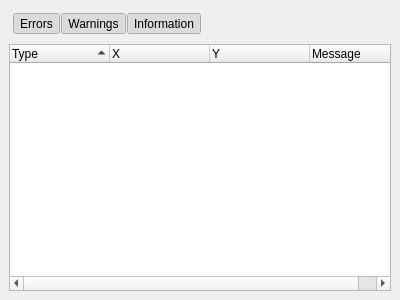
<?xml version="1.0" encoding="UTF-8"?>
<ui version="4.0">
 <class>ErrorList</class>
 <widget class="QDockWidget" name="ErrorList">
  <property name="geometry">
   <rect>
    <x>0</x>
    <y>0</y>
    <width>400</width>
    <height>300</height>
   </rect>
  </property>
  <property name="windowTitle">
   <string>Error List</string>
  </property>
  <widget class="QWidget" name="errorListContents">
   <layout class="QGridLayout" name="gridLayout">
    <item row="0" column="0">
     <widget class="QToolBar" name="toolBar">
      <property name="windowTitle">
       <string>toolBar</string>
      </property>
      <property name="toolButtonStyle">
       <enum>Qt::ToolButtonTextBesideIcon</enum>
      </property>
      <addaction name="actionErrors"/>
      <addaction name="actionWarnings"/>
      <addaction name="actionInformation"/>
     </widget>
    </item>
    <item row="1" column="0">
     <widget class="QTreeWidget" name="list">
      <property name="indentation">
       <number>0</number>
      </property>
      <property name="sortingEnabled">
       <bool>true</bool>
      </property>
      <attribute name="headerMinimumSectionSize">
       <number>10</number>
      </attribute>
      <column>
       <property name="text">
        <string>Type</string>
       </property>
      </column>
      <column>
       <property name="text">
        <string>X</string>
       </property>
      </column>
      <column>
       <property name="text">
        <string>Y</string>
       </property>
      </column>
      <column>
       <property name="text">
        <string>Message</string>
       </property>
      </column>
     </widget>
    </item>
   </layout>
  </widget>
  <action name="actionErrors">
   <property name="checkable">
    <bool>true</bool>
   </property>
   <property name="checked">
    <bool>true</bool>
   </property>
   <property name="text">
    <string>Errors</string>
   </property>
  </action>
  <action name="actionWarnings">
   <property name="checkable">
    <bool>true</bool>
   </property>
   <property name="checked">
    <bool>true</bool>
   </property>
   <property name="text">
    <string>Warnings</string>
   </property>
  </action>
  <action name="actionInformation">
   <property name="checkable">
    <bool>true</bool>
   </property>
   <property name="checked">
    <bool>true</bool>
   </property>
   <property name="text">
    <string>Information</string>
   </property>
  </action>
 </widget>
 <resources/>
 <connections/>
</ui>
